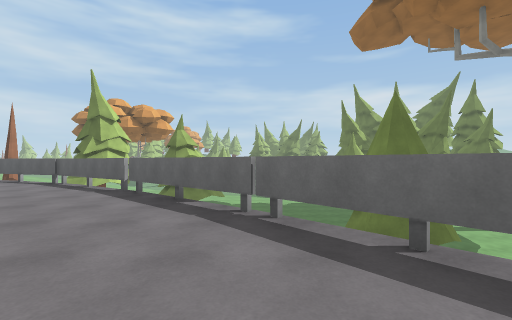
[1] (above)

17 first-person views from a walk through a 3-D level made in the Unity game engine. The camera is 1.4 m above the floor, looks level and sees 90° across. The floor is counted in squares, 2 m on a side. Each view is taken from the middle of a square. On the plan, view 1 faces up. The plan holds only what a view shows up to about 9 squares ahead; the rest is blank. The place goes on beyond the plan.

[2]
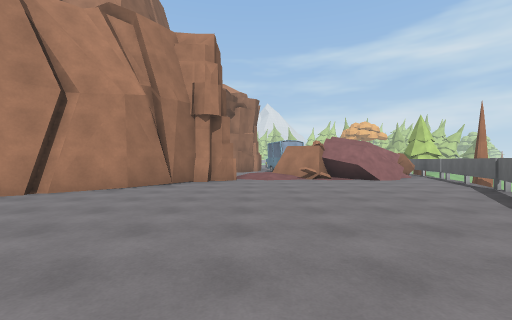

[3]
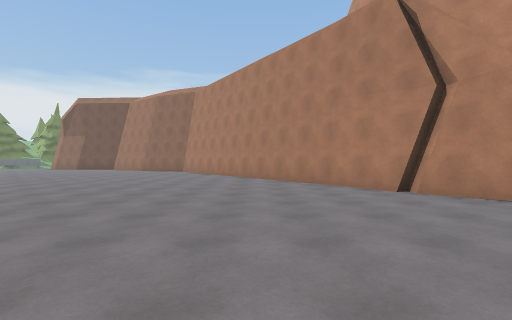

[4]
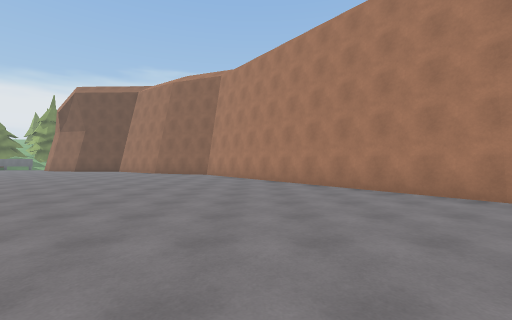

[5]
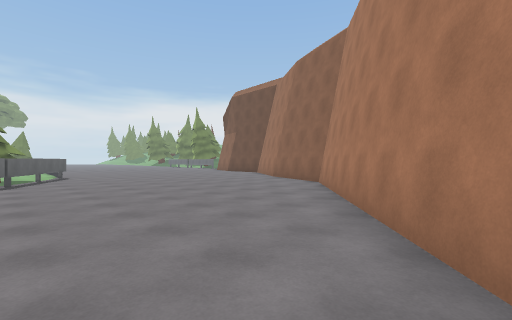

[6]
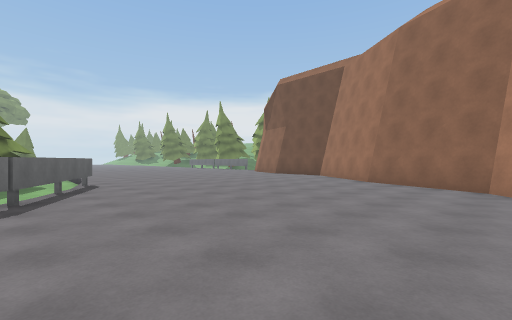

[7]
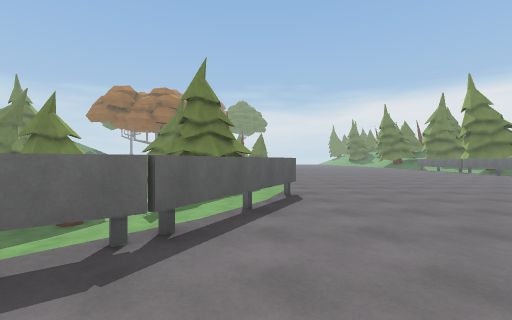

[8]
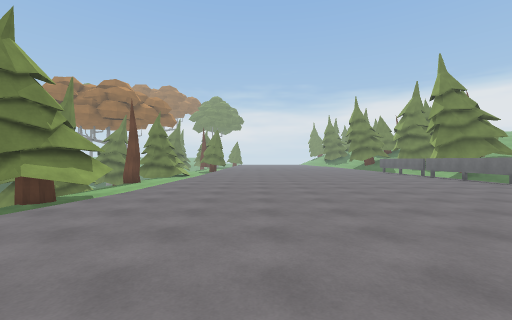

[9]
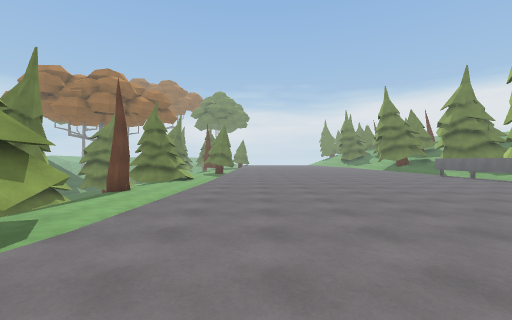

[10]
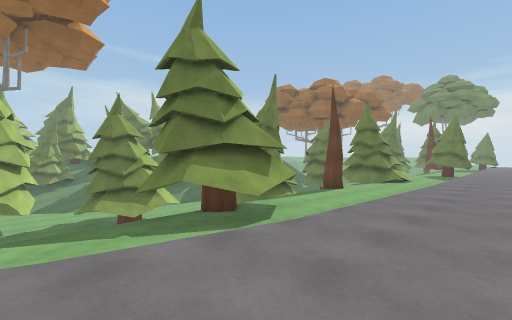

[11]
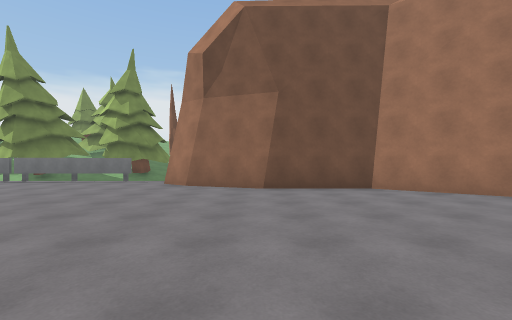

[12]
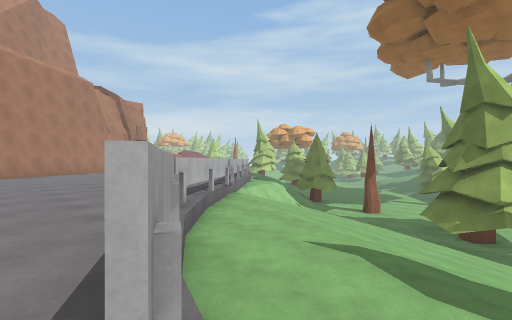

[13]
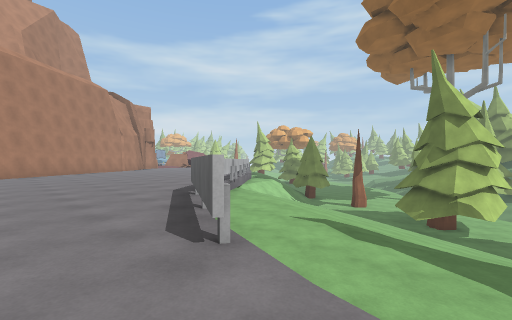

[14]
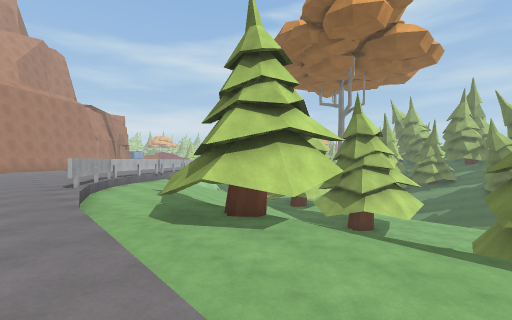

[15]
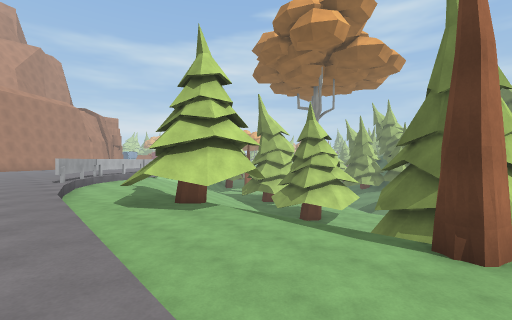

[16]
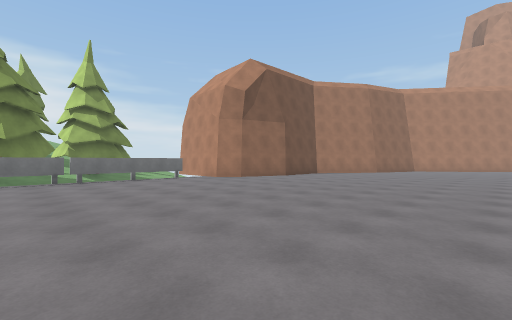

[17]
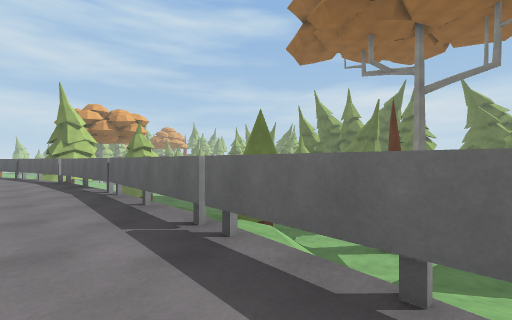

### Floor plan
Key: @ floor where view 1 was taken; # wall or solid block; . floor; v drop or lower ground; T pine tree.
Columns run from 9 left of view 1 to 20 right of it. Each row starts with its distance up from view 1.
  9 #v              v
  8 ####           vvv
  7 #...##       vvvv
  6 #.....#v   TTTvv
  5 #......#v   TTvTT
  4  .......#vv   vvv
  3 .........#vv vvvvvTTTT   vv
  2 ..........#vvvvvvvvTTTTTTvv
  1 #..........#vvvvvvvvvvTTTvv
  0 ##.......@..#v vvvvvvvvTTTvT
 -1  ##..........#vvvvvvvvv    TTT
 -2   ##..........#vvvvvvvv    TTT
 -3    ##..........#vvvvvvTTTT
 -4     ##.........#vvvvvvTTTTvvTT
 -5      #..........##vvvvTTTTvvvT
 -6      ##...........#vvvTTTvvvvv
 -7       ##...........#.vvvvvvvv
 -8        ##.....................
 -9         ##....................
-10          #....................
-11          ##...................
-12           ##..................
-13            ####...............
-14               ##..............
-15                ###............
-16                  ######.......
-17                       #.######

Where each view was taken, in squares from view 1:
view 1: 0 up, 0 right, facing up
view 2: 2 up, 0 right, facing left
view 3: 3 up, 2 left, facing down
view 4: 0 up, 0 right, facing down
view 5: 5 down, 2 left, facing down-right
view 6: 5 down, 2 right, facing down-right
view 7: 6 down, 5 right, facing right
view 8: 10 down, 8 right, facing right
view 9: 9 down, 11 right, facing right
view 10: 9 down, 11 right, facing up-right
view 11: 9 down, 11 right, facing down
view 12: 7 down, 11 right, facing up-left
view 13: 8 down, 12 right, facing up-left
view 14: 8 down, 18 right, facing up-left
view 15: 8 down, 20 right, facing up-left
view 16: 8 down, 20 right, facing down-left
view 17: 2 down, 3 right, facing up
